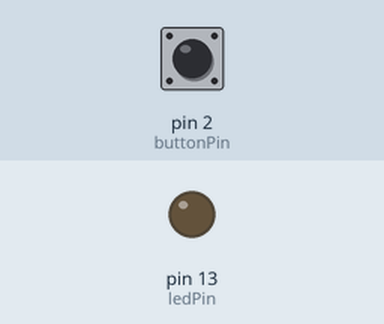
Recording of a sketch running on a simulated Arduino Uno, built with avr-gcc and run on an emulated ATmega328P. Parts: output pins drawn as LEDs (lit = HIGH). The test bench sets the inputs (shaded band); at power-on: pin 2 (buttonPin) HIGH.

Above: at 1.2 s.
1.3 s: pin 2 (buttonPin) pulled LOW for 0.15 s
At 1.38 s:
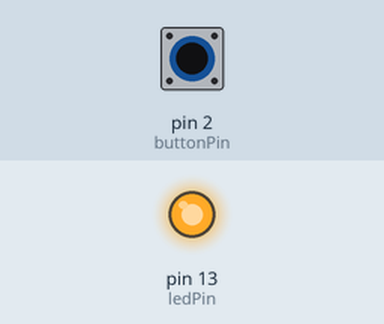
2.9 s: pin 2 (buttonPin) pulled LOW for 3.2 s
At 7.0 s:
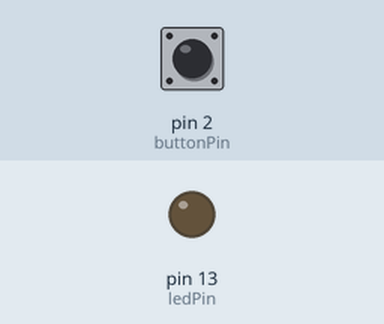
Timing chart, 0 to 8.5 s (numbered marks = the images above; inputs shaded):
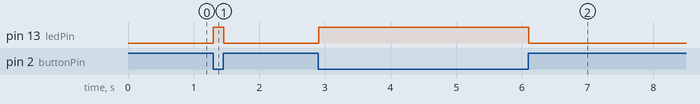

Measured:
- after the input at 1.3 s, pin 13 (ledPin): LOW → HIGH at once, → LOW 0.16 s later
- after the input at 2.9 s, pin 13 (ledPin): LOW → HIGH at once, → LOW 3.2 s later

The sketch:

button.ino
```cpp
// button.ino - light an LED by pressing a button
// (c) BotBook.com - Karvinen, Karvinen, Valtokari


int buttonPin=2;
int ledPin=13;
int buttonStatus=-1;

void setup() {
  pinMode(ledPin, OUTPUT);
  pinMode(buttonPin, INPUT); // <1>
  digitalWrite(buttonPin, HIGH); // internal pull-up // <2>
}

void loop() {
  buttonStatus=digitalRead(buttonPin); // <3>
  if (LOW==buttonStatus) { // <4>
    digitalWrite(ledPin, HIGH); // <5>
  } else {
    digitalWrite(ledPin, LOW);
  }
  delay(20);	// <6>
}
```
